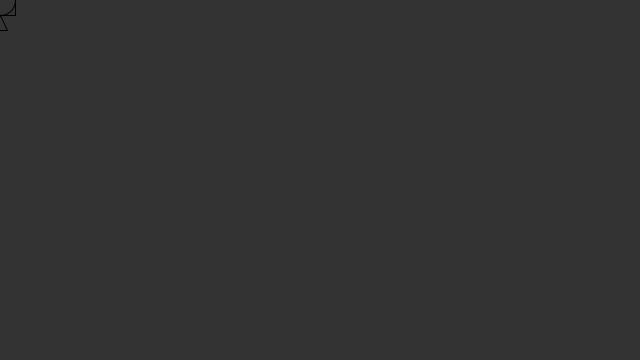
Frame 1 (no input)
Frame 60 (the mouse pressed at the canvas centre just before this capture): identical to frame 1, image omitted
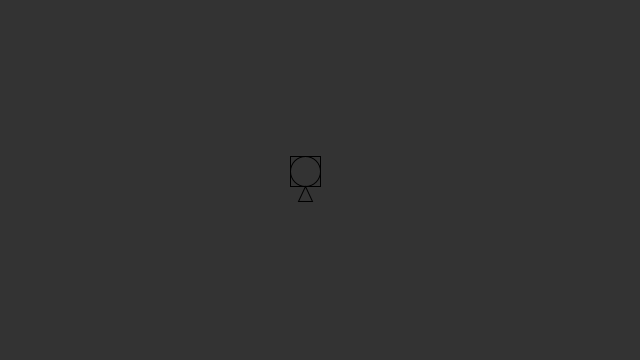
Frame 120 (the mouse held since frame 60 and released just before this capture)

The Processing sketch that drew these frames (run headless with seeded random() and noise(); from frame 60 on, the mouse is pressed at the canvas centre):

// Processing sketch: tracking
// ── tracking.pde
float target_symbol_x; //物体の座標
float target_symbol_y; //物体の座標
float easing = 0.05;//追いつくスピード

void setup() {
  size(640, 360);   
}

void draw() { 
  background(51);
  float target_symbol_dx = mouseX - target_symbol_x;  //マウスと物体の差
  if(abs(target_symbol_dx) > 1) {  //もしマウスと物体の差が1よりも大きければ、
    target_symbol_x += target_symbol_dx * easing;//物体の座標に差×0.01を足していく。
  }
  
  float target_symbol_dy = mouseY - target_symbol_y;
  if(abs(target_symbol_dy) > 1) {
    target_symbol_y += target_symbol_dy * easing;
  }
  
  target_symbol(target_symbol_x, target_symbol_y,15);
}

void target_symbol (float x, float y, int r) {
  noFill();
  ellipse(x, y, 2*r, 2*r);
  rect(x-r, y-r, 2*r, 2*r);
  triangle(x, y+r, x+r/2, y+((1+3^(1/2))*r)/2, x-r/2, y+((1+3^(1/2))*r)/2);
}
